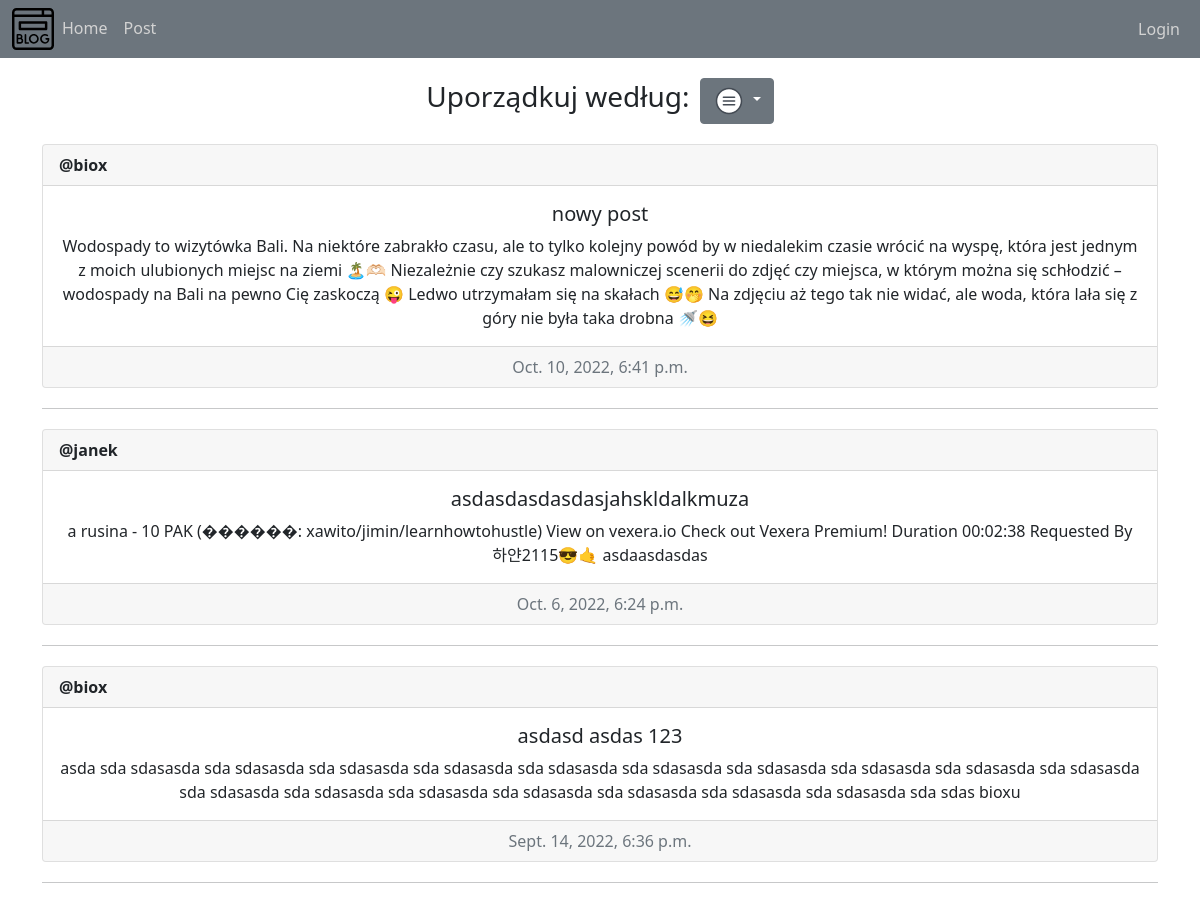
The app's page /home/ordering=latest (upper part), older data.
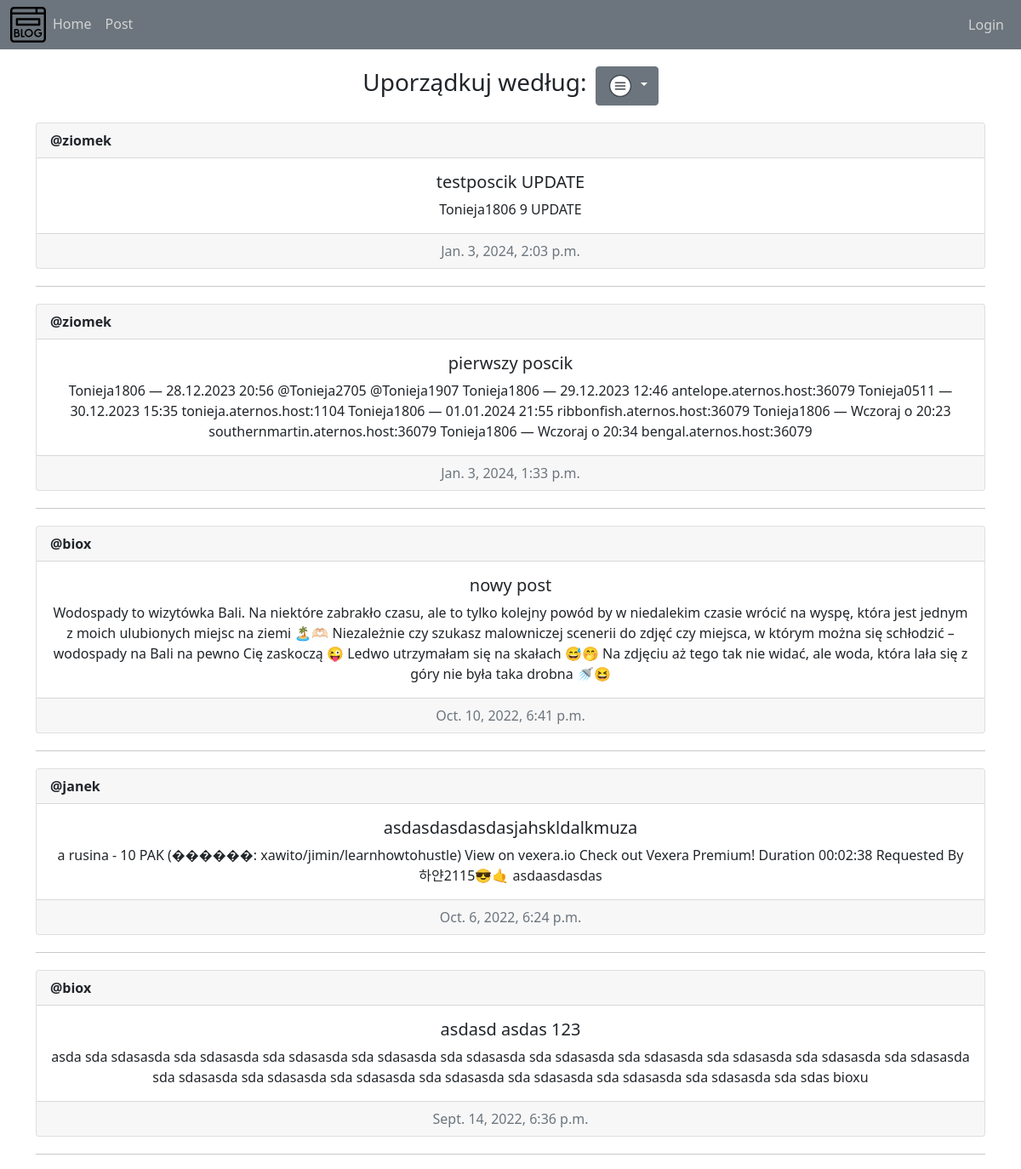
The same page, newer data.
### main/models.py (models this page shows, shortened)
class Post(models.Model):
    author = models.ForeignKey(User, on_delete=models.CASCADE)
    title = models.CharField(max_length=60)
    description = models.TextField()
    created_at = models.DateTimeField(auto_now_add=True)
    updated_at = models.DateTimeField(auto_now=True)

### main/views.py (the view)
# urls.py: path('home/<str:ordering>', views.post_ordering, name='post_ordering'),
def post_ordering(request, ordering):
    if request.method == 'GET':
        order_method = ordering[9:]
        if order_method == 'latest':
            ordered_posts = Post.objects.order_by('-created_at')
        else:
            ordered_posts = Post.objects.order_by('created_at')
    return render(request, 'main/home.html', {'posts': ordered_posts})

### main/templatetags/auth_extras.py (called while the page is built)
@register.filter(name='has_group')
def has_group(user, group_name):
    group = Group.objects.get(name=group_name)
    return True if group in user.groups.all() else False

### main/templates/main/home.html (shortened to what this page needs)
{% extends 'main/index.html' %}
{% load auth_extras %}
{% block content %}
<div class="d-flex justify-content-center align-items-center" id="post_ordering">
    <h3>Uporządkuj według:</h3>
    <div class="dropdown">
        <form method="GET">
            <button class="btn btn-secondary dropdown-toggle" type="button" id="dropdownMenuButton1" data-bs-toggle="dropdown" aria-expanded="false">
            <img src="/static/icons8-menu.svg" width="32" height="32"/>
            </button>
        </form>
    </div>
</div>
{% for post in posts %}
<div class="post_container">
    <div class="card text-center">
        <div class="card-header d-flex justify-content-between">
            <div class="d-flex align-content-center flex-wrap">
                <strong>@{{post.author}}</strong>
            </div>
        </div>
        <div class="card-body">
            <div>
                <h5 class="card-title">{{post.title}}</h5>
                <p class="card-text">{{post.description}}</p>
            </div>
        </div>
        <div class="card-footer text-muted">
            {{post.created_at}}
        </div>
    </div>
</div>
<hr>
{% empty %}
    <p>No posts yet :(</p>
{% endfor %}
{% endblock %}

### main/templates/main/index.html (shortened to what this page needs)
<!DOCTYPE html>
<html lang="en">
<head>
    {% load static %}
    <link href="https://cdn.jsdelivr.net/npm/bootstrap@5.1.3/dist/css/bootstrap.min.css" rel="stylesheet">
    <link rel="stylesheet" href="{% static 'style.css' %}">
</head>
<body>
    <nav class="navbar navbar-expand-lg bg-secondary text-muted" id="nav">
        <div class="container-fluid">
            <div>
                <ul class="navbar-nav">
                    <li>
                        <img src="/static/napis-blog.svg" height="42" width="42"/>
                    </li>
                    <li class="nav-item">
                        <a class="nav-link" href="/home">Home</a>
                    </li>
                    <li class="nav-item">
                        <a class="nav-link" href="/create-post">Post</a>
                    </li>
                </ul>
            </div>
            <div>
                <ul class="navbar-nav">
                    {% if user.is_authenticated %}
                    <span class="navbar-text">Logged in as {{user.username}} | </span>
                    <li class="nav-item">
                        <a class="nav-link" href="/logout">Logout</a>
                    </li>
                    {% else %}
                    <li class="nav-item">
                        <a class="nav-link" href="/login">Login</a>
                    </li>
                    {% endif %}
                </ul>
            </div>
        </div>
    </nav>
    <div class="container">{% block content %}{% endblock %}</div>
</body>
</html>

### main/static/style.css (style rules this page uses)
.nav-item { color: white; }
.btn { margin-left: 10px; }
.post_container { margin-top: 20px; margin-bottom: 20px; }
#post_ordering { margin-top:20px; }
.nav-link, .navbar-text { color: lightgrey; }

Row changes from the older to the newer data that the page shows:
added Post: author "ziomek", title "testposcik UPDATE", description "Tonieja1806 9 UPDATE", created_at "Jan. 3, 2024, 2:03 p.m."
added Post: author "ziomek", title "pierwszy poscik", description "Tonieja1806 — 28.12.2023 20:56 @Tonieja2705 @Tonieja1907 Tonieja1806 — 29.12.2023 12:46 antelope.aternos.host:36079 Tonieja0511 — 30.12.2023 15:35 tonieja.aternos.host:1104 Tonieja1806 — 01.01.2024 21:55 ribbonfish.aternos.host:36079 Tonieja1806 — Wczoraj o 20:23 southernmartin.aternos.host:36079 Tonieja1806 — Wczoraj o 20:34 bengal.aternos.host:36079", created_at "Jan. 3, 2024, 1:33 p.m."
